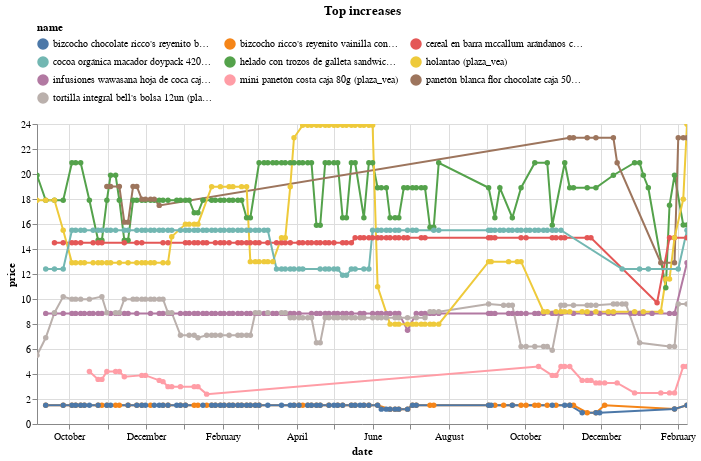

Write notebook code for a chart like this one.
### Code cell
(top_changes
 .sort_values('change')
 .tail(10)
 .pipe(plot_changes, 'Top increases')
)

### Figure 1 — Vega-Lite specification as saved in the notebook (floating-point values rounded to 4 significant figures; data arrays with more than 128 entries replaced by an {"elided": "..."} marker saying what was removed)
{"config": {"view": {"continuousWidth": 300, "continuousHeight": 300}, "legend": {"columns": 3, "orient": "top"}}, "data": {"name": "data-aca318b7ec599f3920abbe6c848bac8f"}, "mark": {"type": "line", "point": true}, "encoding": {"color": {"field": "name", "scale": {"domain": ["bizcocho chocolate ricco's reyenito bolsa 56g (plaza_vea)", "bizcocho ricco's reyenito vainilla con manjar bolsa 48g (plaza_vea)", "cereal en barra mccallum arándanos caja 6un (plaza_vea)", "cocoa orgánica macador doypack 420g (plaza_vea)", "helado con trozos de galleta sandwich pote 900ml (plaza_vea)", "holantao (plaza_vea)", "infusiones wawasana hoja de coca caja 50un (plaza_vea)", "mini panetón costa caja 80g (plaza_vea)", "panetón blanca flor chocolate caja 500g (plaza_vea)", "tortilla integral bell's bolsa 12un (plaza_vea)"]}, "type": "nominal"}, "tooltip": [{"field": "name", "type": "nominal"}, {"field": "price", "type": "quantitative"}, {"field": "last_price", "type": "quantitative"}], "x": {"field": "date", "type": "temporal"}, "y": {"field": "price", "type": "quantitative"}}, "params": [{"name": "param_5", "select": {"type": "point", "fields": ["name"]}, "bind": "legend"}, {"name": "param_6", "select": {"type": "interval", "encodings": ["x", "y"]}, "bind": "scales"}], "title": "Top increases", "transform": [{"filter": {"param": "param_5"}}], "width": 650, "$schema": "https://vega.github.io/schema/vega-lite/v5.16.3.json", "datasets": {"data-aca318b7ec599f3920abbe6c848bac8f": {"elided": "781 records"}}}
